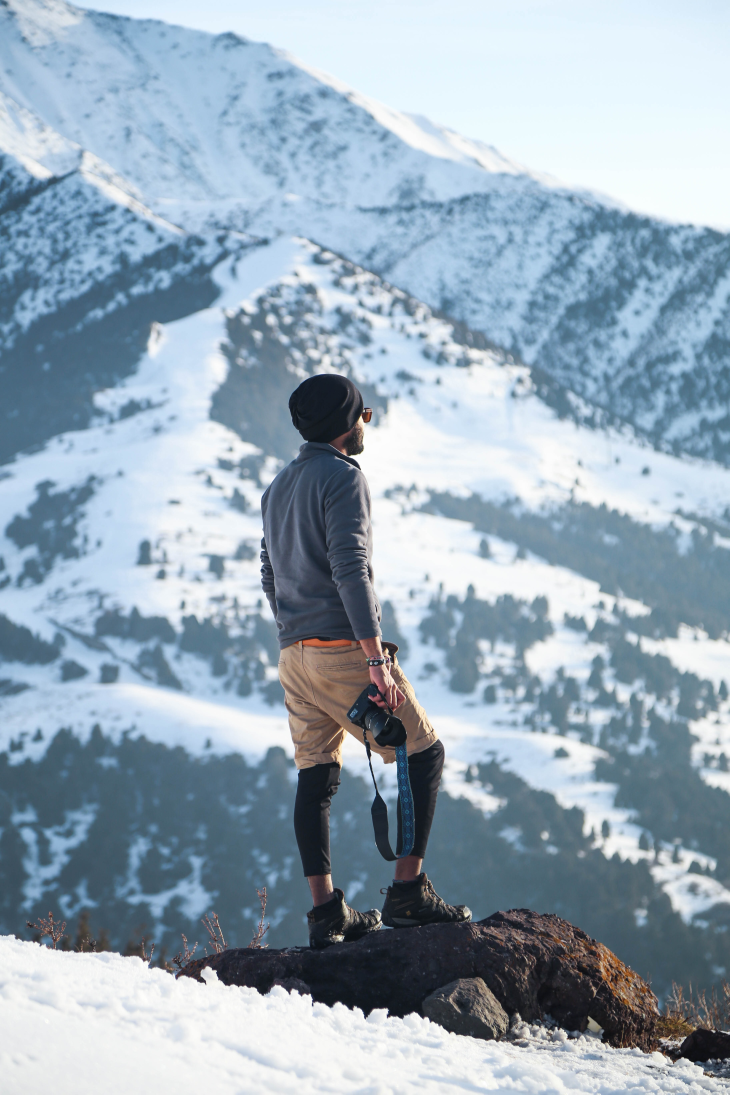
#> input picture Indean AI Production/Change Image file extension/Images/boy.png, 3648 x 5472 px (shown at 1/5 size)
$ python png_To_jpg.py
#> lines starting #> are read from the running program, lines starting #| are printed output that depends on the picture
import cv2


# At first read the image
img = cv2.imread(filename="Images/boy.png")
#> img is the input picture: shape (5472, 3648, 3); mean B, G, R 182.7, 168.3, 150.4
img = cv2.resize(src=img, dsize=(700,700))
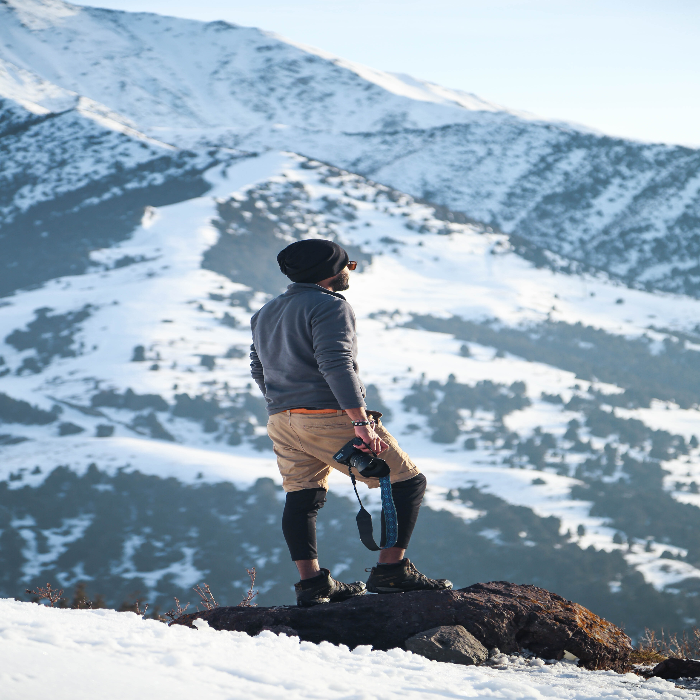
#> img: shape (700, 700, 3); mean B, G, R 182.7, 168.3, 150.3
cv2.imshow(winname="Boy 1.03 MB", mat=img)
cv2.waitKey(0)
cv2.destroyAllWindows()


# Convert image into jpg
img_output_path = r"Output_images/boy.jpg"
response = cv2.imwrite(filename=img_output_path, img=img)

print(f"Your Image is save {img_output_path} in this location") if response else print("Something wrong")
#| Your Image is save Output_images/boy.jpg in this location

$ run again, with Indean AI Production/Change Image file extension/Images/cat.png copied over Indean AI Production/Change Image file extension/Images/boy.png
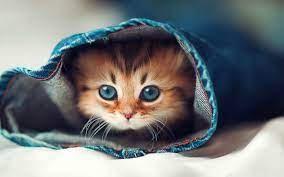
#> input picture Indean AI Production/Change Image file extension/Images/cat.png, 284 x 177 px
#> img is the input picture: shape (177, 284, 3); mean B, G, R 119.7, 117, 113.4
#> `img = cv2.resize(src=img, dsize=(700,700))`:
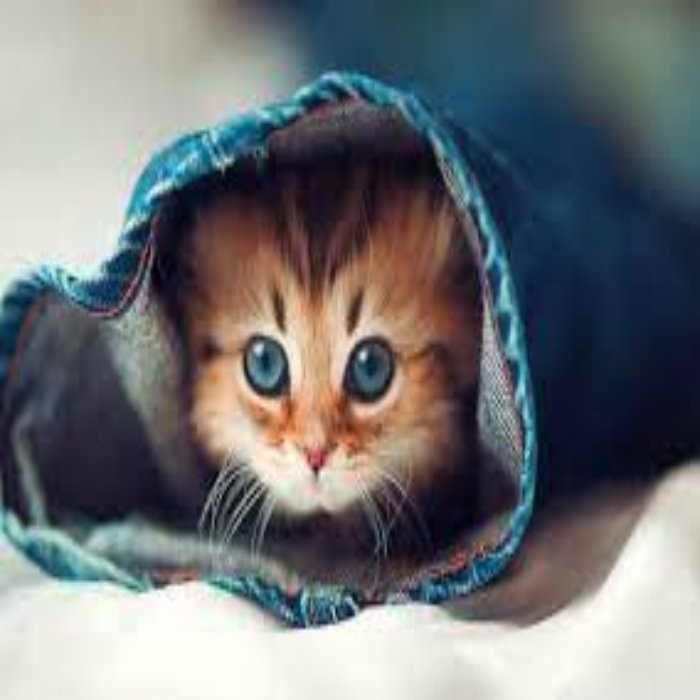
#> img: shape (700, 700, 3); mean B, G, R 119.5, 116.9, 113.2
#| Your Image is save Output_images/boy.jpg in this location

$ run again, with Indean AI Production/Change Image file extension/Images/girl2.png copied over Indean AI Production/Change Image file extension/Images/boy.png
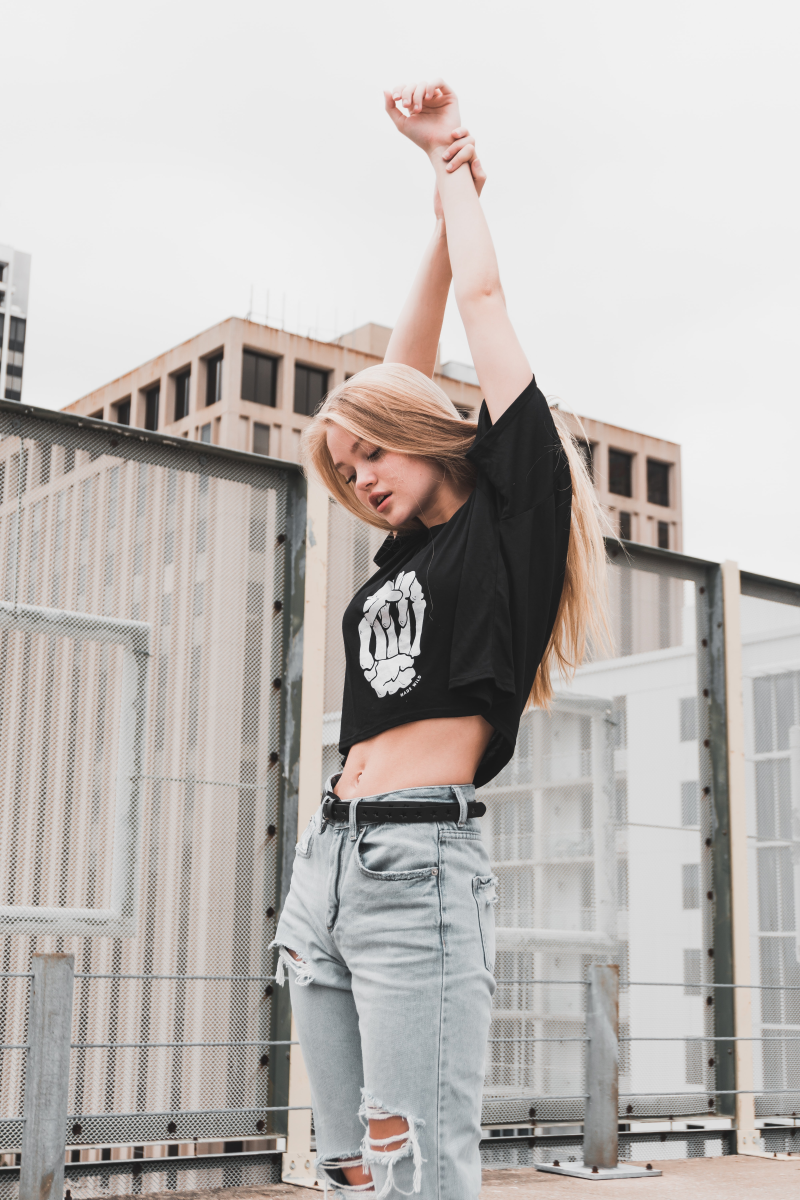
#> input picture Indean AI Production/Change Image file extension/Images/girl2.png, 4000 x 6000 px (shown at 1/5 size)
#> img is the input picture: shape (6000, 4000, 3); mean B, G, R 180.5, 183.5, 188.4
#> `img = cv2.resize(src=img, dsize=(700,700))`:
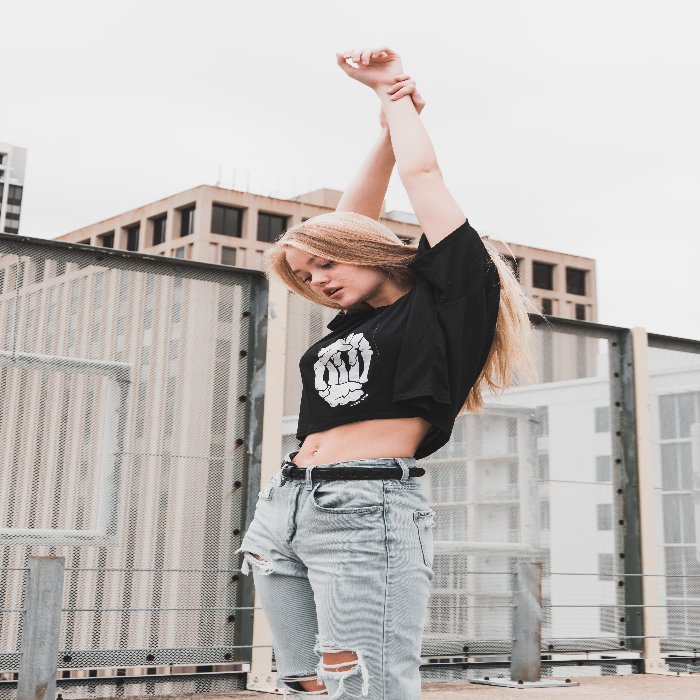
#> img: shape (700, 700, 3); mean B, G, R 180.4, 183.4, 188.3
#| Your Image is save Output_images/boy.jpg in this location

$ run again, with Indean AI Production/Change Image file extension/Images/img1.jpg saved as Indean AI Production/Change Image file extension/Images/boy.png
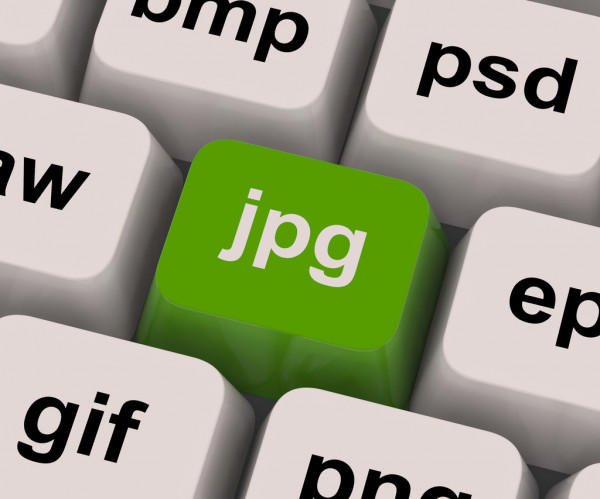
#> input picture Indean AI Production/Change Image file extension/Images/img1.jpg, 600 x 499 px
#> img is the input picture: shape (499, 600, 3); mean B, G, R 137.8, 163.1, 159.2
#> `img = cv2.resize(src=img, dsize=(700,700))`:
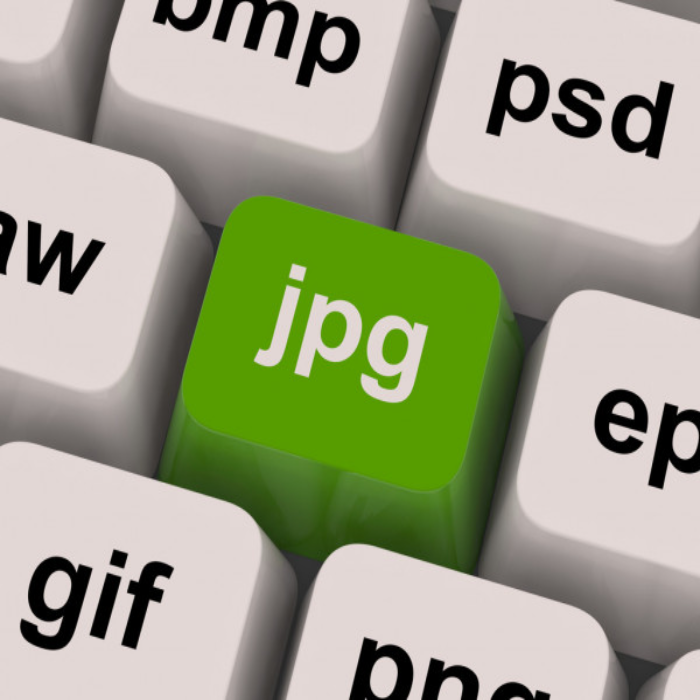
#> img: shape (700, 700, 3); mean B, G, R 137.7, 163.1, 159.1
#| Your Image is save Output_images/boy.jpg in this location
